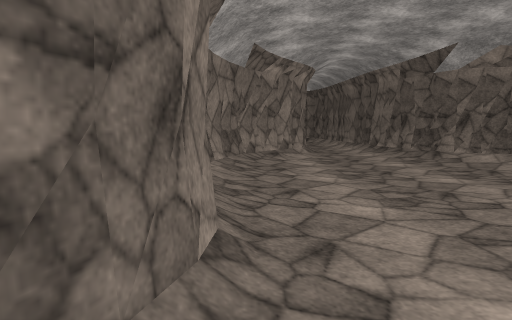
view 1 (above)

21 first-person views from a walk through a Unity game level. The camera is 1.3 m above the floor, tilts 6° down and sees 75° across. The floor is counted in squares, 1 m on a side. Each view is taken from the middle of a square. On the plan, view 1 faces up. The plan holds only what a view shows up to about 14 squares ahead; the rest is blank. The place goes on beyond the plan. The player character is not drawn. Some surface patterns are stand-ins.

view 2
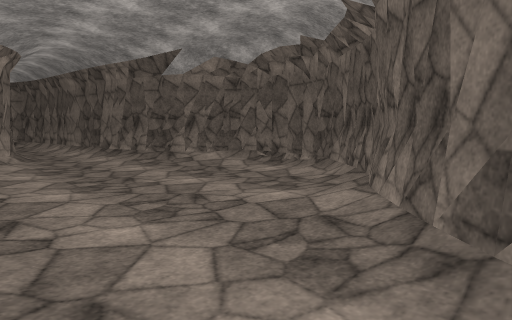

view 3
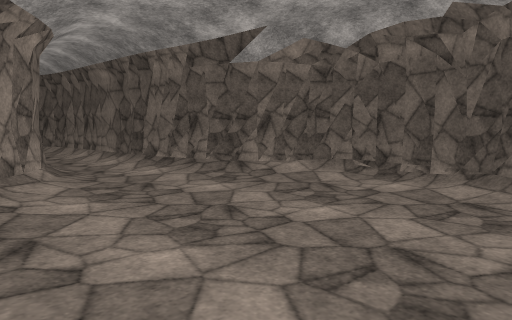

view 4
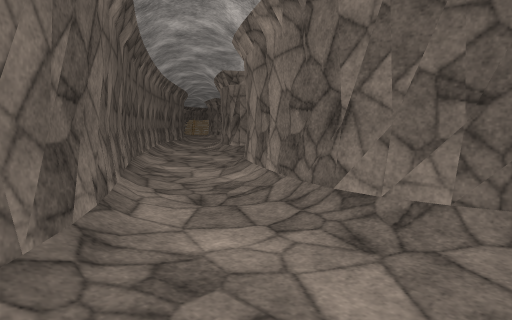

view 5
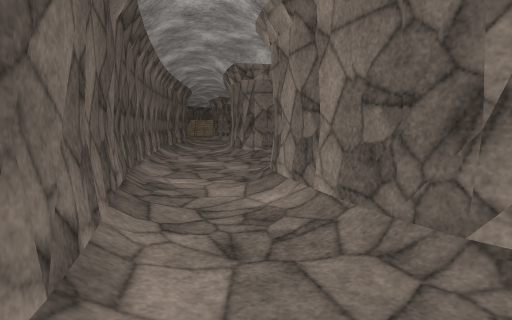

view 6
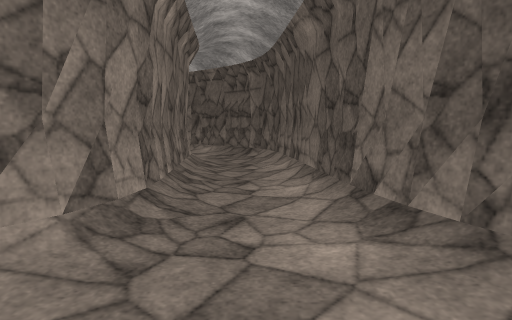

view 7
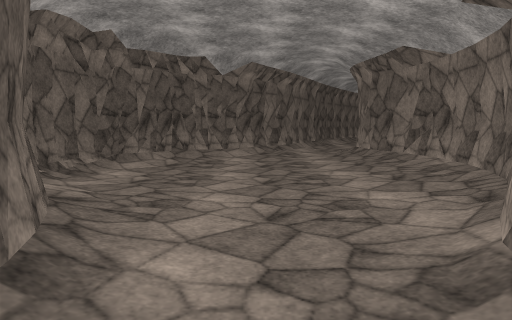

view 8
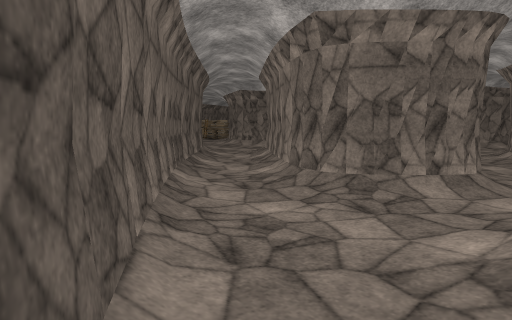

view 9
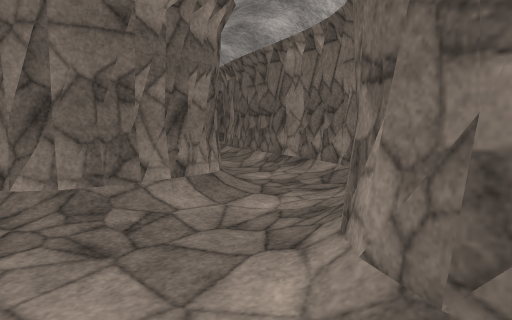

view 10
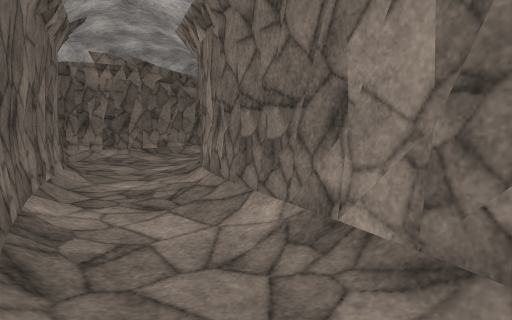

view 11
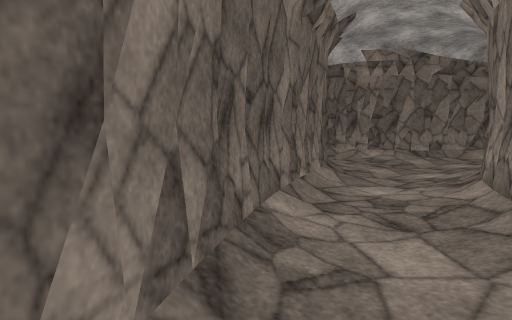

view 12
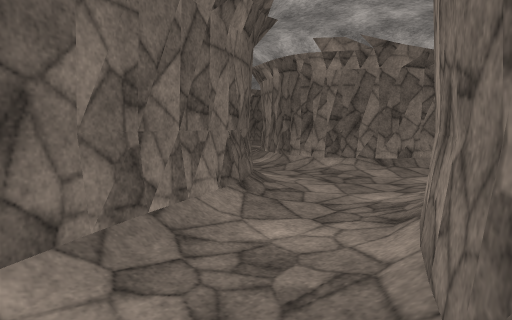

view 13
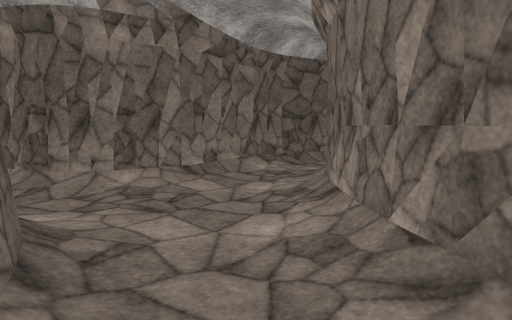

view 14
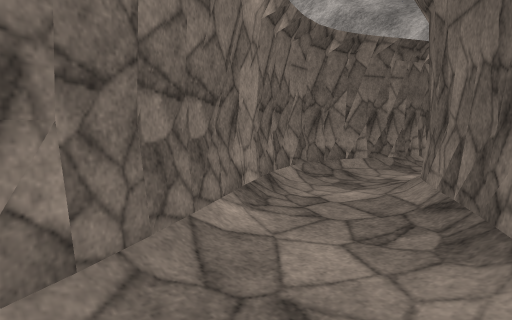

view 15
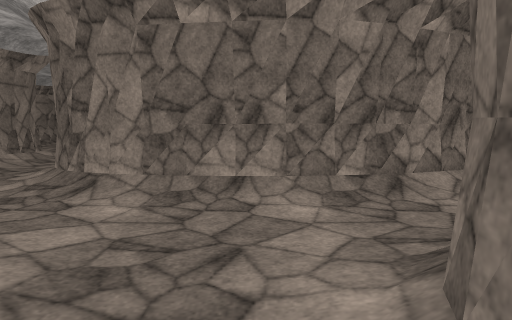

view 16
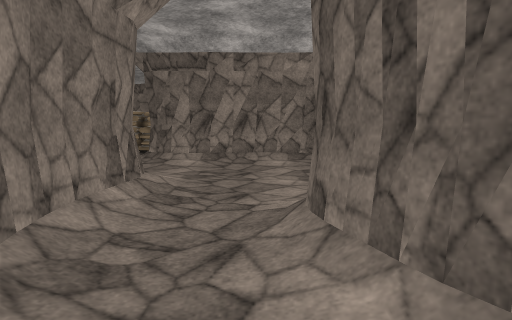

view 17
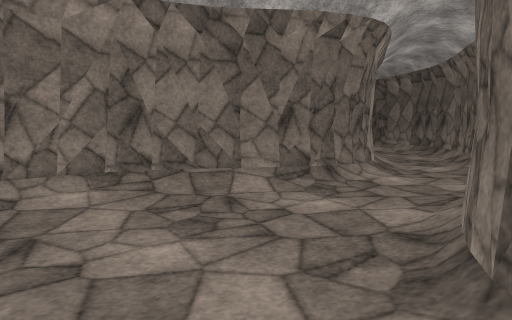

view 18
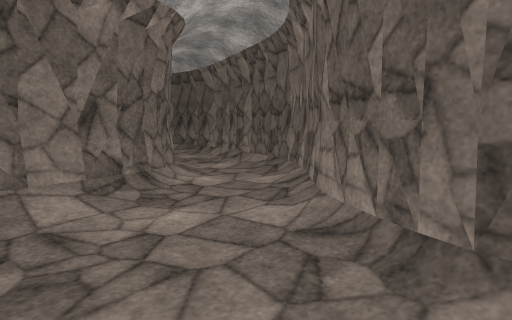

view 19
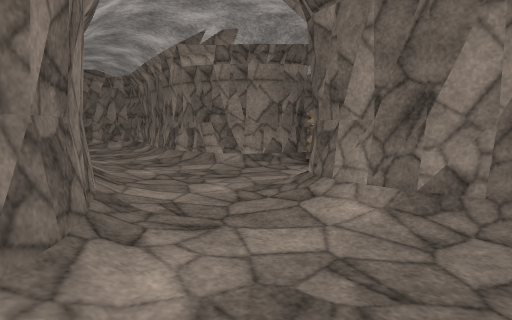

view 20
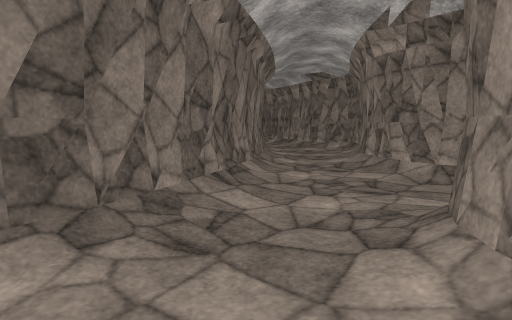

view 21
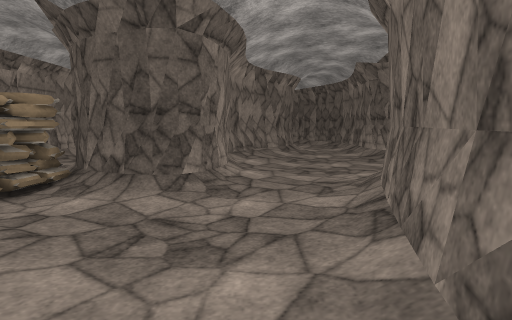

### Floor plan
Key: @ floor where view 1 was taken; # wall or solid block; . main floor; : floor 0.25 m higher than the main floor; / step, stairs or slope.
Columns run from 40 left of view 1 to 9 right of it. Each row starts with its distance up from view 1.
 23                                           /./#
 22                                           #..#
 21                                           #..#
 20                                           #..#
 19                                           #..#
 18                                           #..##
 17                                           #../#
 16                                           #../#
 15                                           #...#
 14                                          ##...##
 13                 ##                      ##..../#
 12                                        ##......##
 11        #                               #/....../##
 10        ######                          #:........#
  9       ##../#                           #.........#
  8  ######...##                           #.........#
  7 ...//.....##                           #......../#
  6 ........../#######                     #........##
  5 ................/###      /.           #.......##
  4  #####/.........../##    .../#         #/..../##
  3      #####/......../###..../##         #/.../##
  2          ###............./###          #/../##
  1            #/........../###            #../##
  0            #/...#########             ##@.##
 -1            #/..##                    ##../#
 -2            #/..#            ####### ##/..##
 -3            ##..#          ###/.../###/../#
 -4             #..##       ###/............##
 -5             #/..#########/.../###......##
 -6             ##..../////.....### ##..../#
 -7              ##...........###    #....##
 -8               ###....../###      #...##
 -9                 ##....###       ##../#
-10                  #/..##        ##../##
-11                  ##..#        ##...##
-12                  ##..         #...##

Where each view was taken, in squares from view 1:
view 1: 0 up, 0 right, facing up
view 2: 1 up, 0 right, facing up-right
view 3: 5 up, 0 right, facing up-right
view 4: 5 up, 4 right, facing down-left
view 5: 3 up, 3 right, facing down-left
view 6: 11 up, 4 right, facing up
view 7: 17 up, 4 right, facing down
view 8: 3 down, 0 right, facing down-left
view 9: 4 down, 2 left, facing left
view 10: 4 down, 9 left, facing left
view 11: 4 down, 10 left, facing down-left
view 12: 4 down, 13 left, facing down-left
view 13: 7 down, 15 left, facing left
view 14: 7 down, 16 left, facing up-right
view 15: 12 down, 20 left, facing up
view 16: 6 down, 26 left, facing up
view 17: 1 down, 27 left, facing up-right
view 18: 1 up, 27 left, facing right
view 19: 1 up, 26 left, facing up-left
view 20: 4 up, 26 left, facing left
view 21: 5 up, 37 left, facing right
